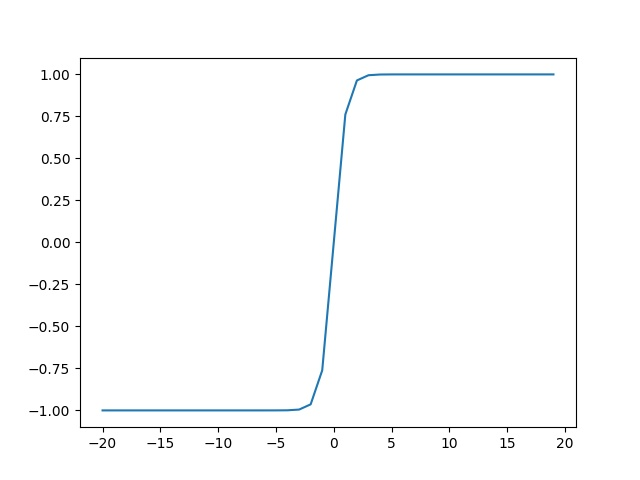

This figure's Python source:
from math import exp
import matplotlib
import matplotlib.pyplot as plt
matplotlib.use('Agg')

def tanh(x):
    return (exp(x) - exp(-x)) / (exp(x) + exp(-x))

#define input value range
input = [x for x in range(-20,20)]

#calculate
output = [tanh(x) for x in input]

#plot
plt.plot(input, output)
plt.savefig('tanh.jpg')